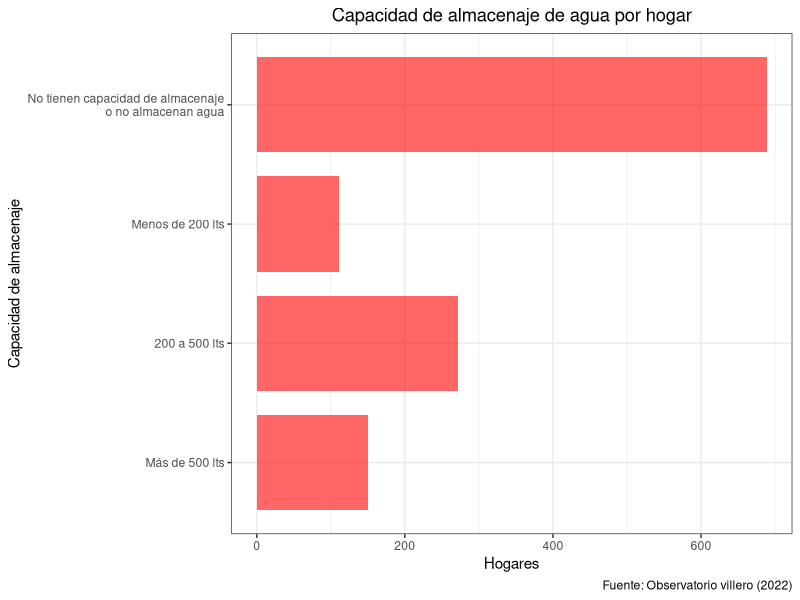

Recreate this plot in R.
install.packages("tidyverse")

library(readxl)
library(ggplot2)
library(forcats)
library(dplyr)

# Leo el xlsx
df = read_excel("Datos_LP.xlsx", sheet = "FILTRO");

i= as.factor(df$`Capacidad almacenaje`);

labels = c("No tienen capacidad de almacenaje\no no almacenan agua", "Menos de 200 lts", "200 a 500 lts", "Más de 500 lts")
valores = c(0,0,0,0)

for(x in i) {
  if(is.na(x)) {
    valores[1]=valores[1]+1;
  }
  else {
    for(j in 2:4)
      if(labels[j] == x)
        valores[j] = valores[j]+1;
  }
}

data = data.frame(
  x = valores,
  y = labels
)

mutated_data = mutate(data, y = fct_relevel(y, "Más de 500 lts", "200 a 500 lts", "Menos de 200 lts", "No tienen capacidad de almacenaje"))

ggplot(mutated_data, aes(x=x, y = y)) +
  geom_bar(stat="identity", fill="red", alpha=.6, width=.8) +
  xlab("Hogares") +
  ylab("Capacidad de almacenaje") +
  labs(title = "Capacidad de almacenaje de agua por hogar",
       caption = "Fuente: Observatorio villero (2022)") +
  theme_bw() +
  theme(plot.title = element_text(hjust = 0.5))

